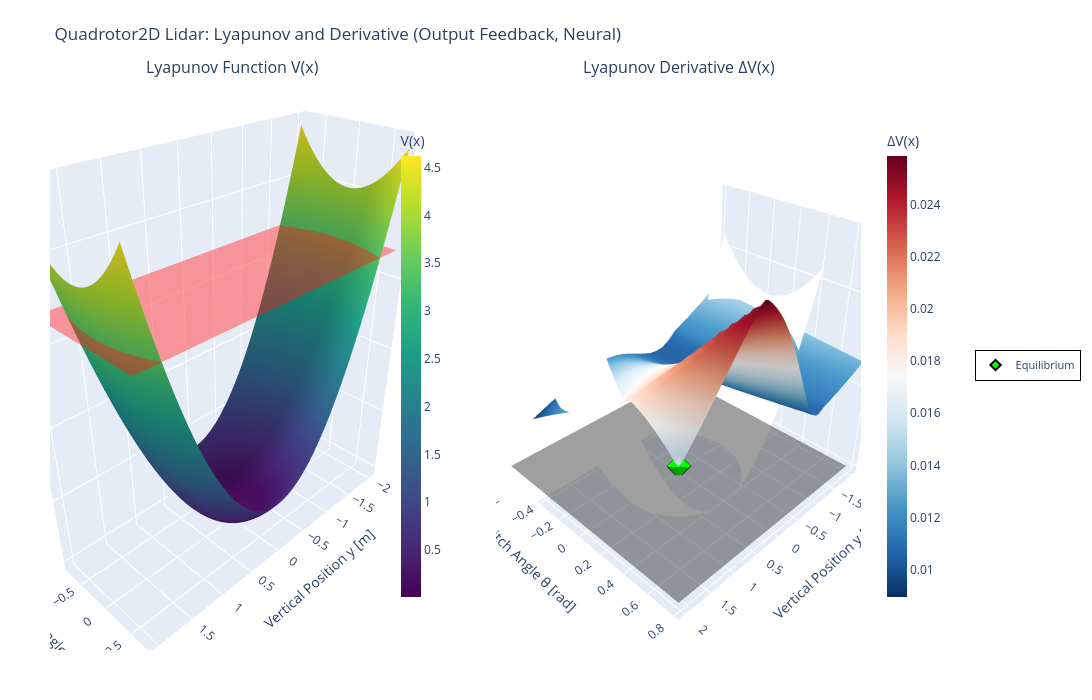

Source (notebook cell):
### Code cell
# 3D Lyapunov function, function and derivative, position and angle
plot_lyapunov_3d_surface(
        lyapunov_nn,
        state_limits_analysis,
        controller_nn=nn_controller,
        dynamics_system=discrete_system,
        observer_nn=nn_observer,
        state_indices=state_indices_analysis,
        state_names=("Vertical Position y [m]", "Pitch Angle θ [rad]"),
        rho=rho,
        grid_resolution=60,
        title="Quadrotor2D Lidar: Lyapunov and Derivative (Output Feedback, Neural)",
        show=False,
        colorscale="Viridis",
        show_derivative=True,
    )

### Figure 1 — Plotly figure (JSON) as saved in the notebook; plotly's stock layout.template omitted (floating-point values rounded to 4 significant figures; data arrays with more than 128 entries replaced by an {"elided": "..."} marker saying what was removed)
{"data": [{"colorbar": {"len": 0.85, "thickness": 20, "title": {"text": "V(x)"}, "x": 0.42}, "colorscale": [[0, "#440154"], [0.1111, "#482878"], [0.2222, "#3e4989"], [0.3333, "#31688e"], [0.4444, "#26828e"], [0.5556, "#1f9e89"], [0.6667, "#35b779"], [0.7778, "#6ece58"], [0.8889, "#b5de2b"], [1, "#fde725"]], "hovertemplate": "%{xaxis.title.text}: %{x:.3f}<br>%{yaxis.title.text}: %{y:.3f}<br>V: %{z:.3f}<extra></extra>", "name": "V(x)", "opacity": 1, "scene": "scene", "type": "surface", "x": {"elided": "60x60 float values"}, "y": {"elided": "60x60 float values"}, "z": {"elided": "60x60 float values"}}, {"colorbar": {"len": 0.85, "thickness": 20, "title": {"text": "ΔV(x)"}, "x": 1.02}, "colorscale": [[0, "rgb(5,48,97)"], [0.1, "rgb(33,102,172)"], [0.2, "rgb(67,147,195)"], [0.3, "rgb(146,197,222)"], [0.4, "rgb(209,229,240)"], [0.5, "rgb(247,247,247)"], [0.6, "rgb(253,219,199)"], [0.7, "rgb(244,165,130)"], [0.8, "rgb(214,96,77)"], [0.9, "rgb(178,24,43)"], [1, "rgb(103,0,31)"]], "hovertemplate": "%{xaxis.title.text}: %{x:.3f}<br>%{yaxis.title.text}: %{y:.3f}<br>ΔV: %{z:.3f}<extra></extra>", "name": "ΔV(x)", "opacity": 1, "scene": "scene2", "type": "surface", "x": {"elided": "60x60 float values"}, "y": {"elided": "60x60 float values"}, "z": {"elided": "60x60 float values"}}, {"colorscale": [[0, "red"], [1, "red"]], "hovertemplate": "ROA boundary<extra></extra>", "name": "ROA (ρ=3.401)", "opacity": 0.4, "scene": "scene", "showscale": false, "type": "surface", "x": {"elided": "60x60 float values"}, "y": {"elided": "60x60 float values"}, "z": {"elided": "60x60 float values"}}, {"colorscale": [[0, "black"], [1, "black"]], "hovertemplate": "ΔV=0 plane<extra></extra>", "name": "ΔV=0", "opacity": 0.4, "scene": "scene2", "showscale": false, "type": "surface", "x": {"elided": "60x60 float values"}, "y": {"elided": "60x60 float values"}, "z": {"elided": "60x60 float values"}}, {"hovertemplate": "Equilibrium<extra></extra>", "marker": {"color": "lime", "line": {"color": "black", "width": 2}, "size": 8, "symbol": "diamond"}, "mode": "markers", "name": "Equilibrium", "scene": "scene", "showlegend": true, "type": "scatter3d", "x": [0], "y": [0], "z": [0]}, {"hovertemplate": "Equilibrium<extra></extra>", "marker": {"color": "lime", "line": {"color": "black", "width": 2}, "size": 8, "symbol": "diamond"}, "mode": "markers", "name": "Equilibrium", "scene": "scene2", "showlegend": false, "type": "scatter3d", "x": [0], "y": [0], "z": [0]}], "layout": {"annotations": [{"font": {"size": 16}, "showarrow": false, "text": "Lyapunov Function V(x)", "x": 0.225, "xanchor": "center", "xref": "paper", "y": 1, "yanchor": "bottom", "yref": "paper"}, {"font": {"size": 16}, "showarrow": false, "text": "Lyapunov Derivative ΔV(x)", "x": 0.775, "xanchor": "center", "xref": "paper", "y": 1, "yanchor": "bottom", "yref": "paper"}], "height": 700, "legend": {"bgcolor": "rgba(255,255,255,0.95)", "bordercolor": "black", "borderwidth": 1, "font": {"size": 11}, "x": 1.14, "xanchor": "left", "y": 0.5, "yanchor": "middle"}, "margin": {"b": 50, "l": 50, "r": 50, "t": 80}, "scene": {"camera": {"eye": {"x": 1.5, "y": 1.5, "z": 1.3}}, "domain": {"x": [0, 0.45], "y": [0, 1]}, "xaxis": {"title": {"text": "Vertical Position y [m]"}}, "yaxis": {"title": {"text": "Pitch Angle θ [rad]"}}, "zaxis": {"title": {"text": "V(x)"}}}, "scene2": {"camera": {"eye": {"x": 1.5, "y": 1.5, "z": 1.3}}, "domain": {"x": [0.55, 1], "y": [0, 1]}, "xaxis": {"title": {"text": "Vertical Position y [m]"}}, "yaxis": {"title": {"text": "Pitch Angle θ [rad]"}}, "zaxis": {"title": {"text": "ΔV(x)"}}}, "showlegend": true, "title": {"text": "Quadrotor2D Lidar: Lyapunov and Derivative (Output Feedback, Neural)"}, "width": 1500}}
